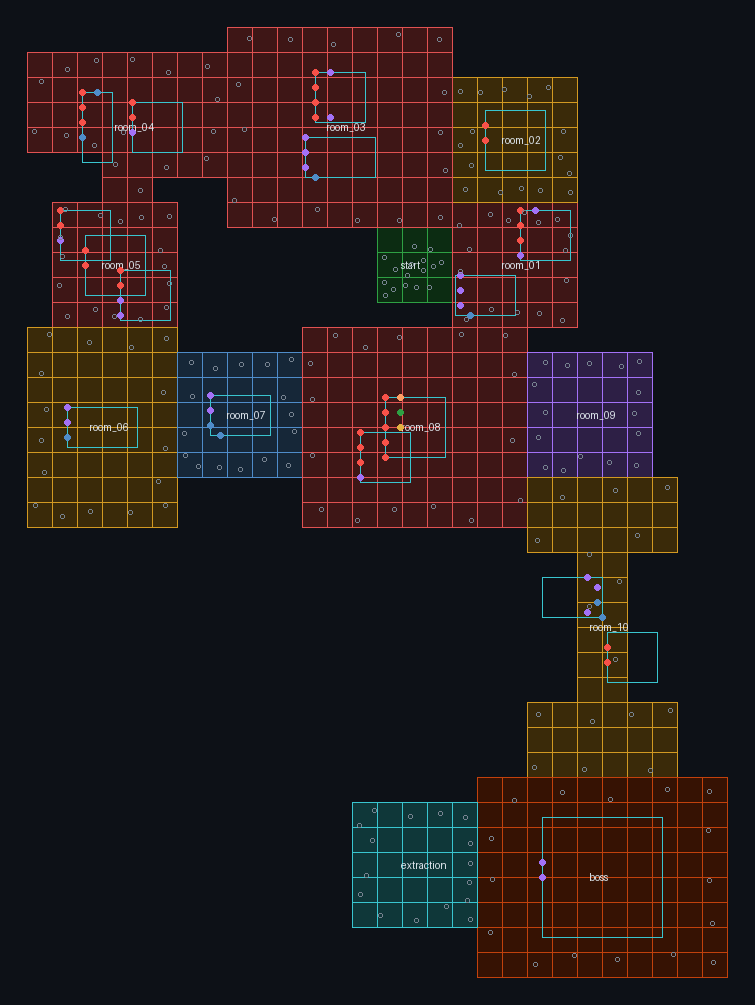

Reproduce this figure in Python.
"""几何自检：用 PIL 从 spawn_box_map.json 画总览 PNG，肉眼核对盒位/落点/轮廓。"""
import json
import math
import os

from PIL import Image, ImageDraw

HERE = os.path.dirname(os.path.abspath(__file__))
DATA = os.path.join(HERE, "spawn_box_map.json")
OUT = os.path.join(HERE, "preview_box_map.png")

ROOM_RGB = {
    "STAIR_LOBBY": (46, 160, 67), "COMBAT": (224, 82, 82), "SCAVENGE": (210, 153, 34),
    "STORAGE": (79, 140, 201), "EVENT": (163, 113, 247), "BOSS": (194, 65, 12),
    "EXTRACTION": (57, 197, 207),
}
MON_RGB = {
    "melee_chaser": (248, 81, 73), "ranged_caster": (163, 113, 247), "ambusher": (46, 160, 67),
    "shielded": (79, 140, 201), "exploder": (255, 158, 100), "summoner": (227, 179, 65),
    "boss": (255, 45, 85), "elite": (242, 204, 96),
}
S = 5.0
TILE = 5.0

data = json.load(open(DATA, encoding="utf-8"))
rooms = data["rooms"]


def rot(x, z, deg):
    r = math.radians(deg)
    c, s = math.cos(r), math.sin(r)
    return x * c - z * s, x * s + z * c


def world(room, x, z):
    lx, lz = rot(x, z, room["yaw_deg"])
    return room["origin"][0] + lx, room["origin"][1] + lz


cells_world = {}
pts = []
for room in rooms:
    cl = room["tile_cells_local"] or []
    if not cl:
        dx, dz = room["dimensions"]
        nx, nz = int(math.ceil(dx / TILE)), int(math.ceil(dz / TILE))
        cl = [(-dx * 0.5 + TILE * 0.5 + i * TILE, -dz * 0.5 + TILE * 0.5 + j * TILE)
              for i in range(nx) for j in range(nz)]
    cells_world[room["room_id"]] = [world(room, c[0], c[1]) for c in cl]
    pts.extend(cells_world[room["room_id"]])

minx = min(p[0] for p in pts) - 8
maxx = max(p[0] for p in pts) + 8
minz = min(p[1] for p in pts) - 8
maxz = max(p[1] for p in pts) + 8
W, H = int((maxx - minx) * S), int((maxz - minz) * S)
img = Image.new("RGB", (W, H), (13, 17, 23))
dr = ImageDraw.Draw(img)


def px(x):
    return (x - minx) * S


def pz(z):
    return (z - minz) * S


for room in rooms:
    col = ROOM_RGB.get(room["room_type"], (136, 136, 136))
    for cx, cz in cells_world[room["room_id"]]:
        dr.rectangle([px(cx - 2.5), pz(cz - 2.5), px(cx + 2.5), pz(cz + 2.5)],
                     outline=col, fill=tuple(int(v * 0.28) for v in col))
    ox, oz = room["origin"]
    dr.text((px(ox) - 14, pz(oz) - 6), room["room_id"], fill=(220, 228, 235))
    for placement in room["placements"]:
        if "error" in placement:
            continue
        sx, sz = placement["size"]
        cx, cz = placement["center_landed"]
        wx, wz = world(room, cx, cz)
        corners = []
        for lx, lz in ((-sx / 2, -sz / 2), (sx / 2, -sz / 2), (sx / 2, sz / 2), (-sx / 2, sz / 2)):
            rx, rz = rot(lx, lz, room["yaw_deg"] + placement["rotation_deg"])
            corners.append((px(wx + rx), pz(wz + rz)))
        dr.polygon(corners, outline=(57, 197, 207))
    for wave in room["waves"]:
        for entry in wave:
            ex, ez = entry["world"]
            c = MON_RGB.get(entry["type"], (255, 255, 255))
            dr.ellipse([px(ex) - 3, pz(ez) - 3, px(ex) + 3, pz(ez) + 3], fill=c)
    for lx, lz in room["legacy_points"]:
        wx, wz = world(room, lx, lz)
        dr.ellipse([px(wx) - 2, pz(wz) - 2, px(wx) + 2, pz(wz) + 2], outline=(120, 132, 145))

img.save(OUT)
print("wrote %s (%dx%d)" % (OUT, W, H))
